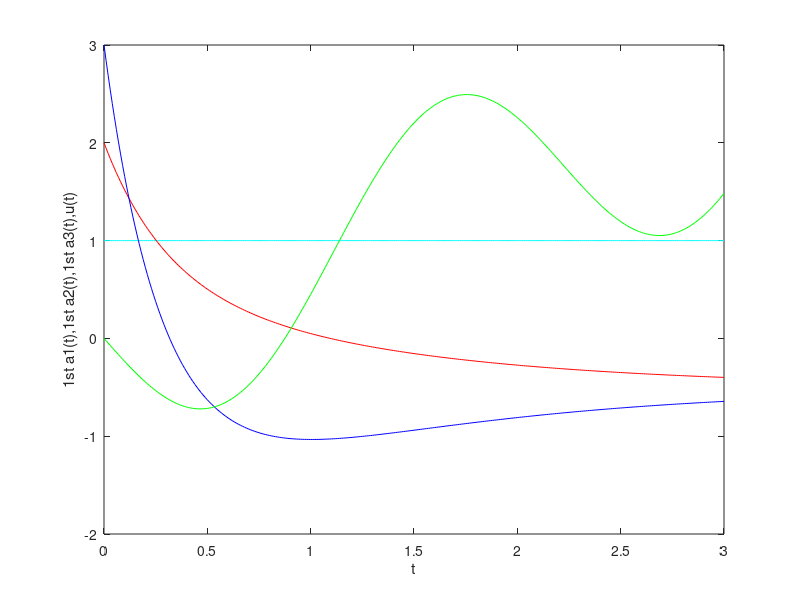

Here is the MATLAB script that generated this plot: (Note: this script raises an error after producing the figure.)
clear


 f = @(t,a1) (0);
 g = @(t,a2) (-3*a2);
 n = @(t,a3) (-8*a3);
 
 t(1) = 0;
 a1(1) = 1;
 a2(1) = 2;
 a3(1) = 3;
 
 h = 0.01; 
 final = 3 ;
 
 % RK4 loop
 for i = 1:ceil(final/h)
     
     t(i+1) = t(i)+h;
     
     % K1
     k1a1 = h*f(t(i),a1(i));
     k1a2 = h*g(t(i),a2(i));
     k1a3 = h*n(t(i),a3(i));
     %K2
     k2a1 = h*f(t(i)+0.5.*h,  a1(i)+0.5.*h.*k1a1) ;
     k2a2 = h*g(t(i)+0.5.*h,  a1(i)+0.5.*h.*k1a1) ;
     k2a3 = h*n(t(i)+0.5.*h,  a1(i)+0.5.*k1a1)    ;
     %K3
     k3a1 = h*f(t(i)+0.5.*h,   a2(i)+0.5.*h.*k2a2) ;
     k3a2 = h*g(t(i)+0.5.*h,   a2(i)+0.5.*h.*k2a2) ;
     k3a3 = h*n(t(i)+0.5.*h,   a2(i)+0.5.*k2a2)    ;
     %K4
     k4a1 = h*f(t(i)+h,        a3(i)+h.*k3a3)   ;
     k4a2 = h*g(t(i)+h,        a3(i)+h.*k3a3)   ;
     k4a3 = h*n(t(i)+h,        a3(i)+k3a3)      ;
     
     a1(i+1) = a1(i)+(k1a1+2.*k2a1+2.*k3a1+k4a1)/6;
     a2(i+1) = a2(i)+(k1a2+2.*k2a2+2.*k3a2+k4a2)/6;
     a3(i+1) = a3(i)+(k1a3+2.*k2a3+2.*k3a3+k4a3)/6;
     
 end
 
 
 o1 = sqrt(2/pi)*sin(pi/2);
 o2 = sqrt(2/pi)*sin(pi);
 o3 = sqrt(2/pi)*sin(3*pi/2);

 l1=t;
 l2=2*sqrt(3)/3*sin(sqrt(3)*t);
 l3=2*sqrt(8)/4*sin(sqrt(8)*t);
 u = l1*o1+l2*o2+l3*o3;
 p1 = t;
 p2 = 2*cos(sqrt(3)*t);
 p3 = 6*cos(sqrt(8)*t);
 
 figure(1),p = plot(t,a1,'c',t,a2,'r',t,a3,'b',t,u,'g');
 xlabel('t'),ylabel('1st a1(t),1st a2(t),1st a3(t),u(t)')
 p(1).LineWidth = 1.5 ;
 p(2).LineWidth = 1.5 ;
 p(3).LineWidth = 1.5 ;
 p(4).LineWidth = 1.5 ;
 legend('1st a1(t)','1st a2(t)','1st a3(t)','u(t)')
 axis([0 3 -7 8]),grid on ;
 figure(2),k = plot(t,p1,'c',t,p2,'r',t,p3,'b',t,u,'g')
  xlabel('t'),ylabel('a1(t),a2(t),a3(t),u(t)')
 k(1).LineWidth = 1.5 ;
 k(2).LineWidth = 1.5 ;
 k(3).LineWidth = 1.5 ;
 k(4).LineWidth = 1.5 ;
 legend('a1(t)','a2(t)','a3(t)','u(t)')
 axis([0 3 -7 8]),grid on ;